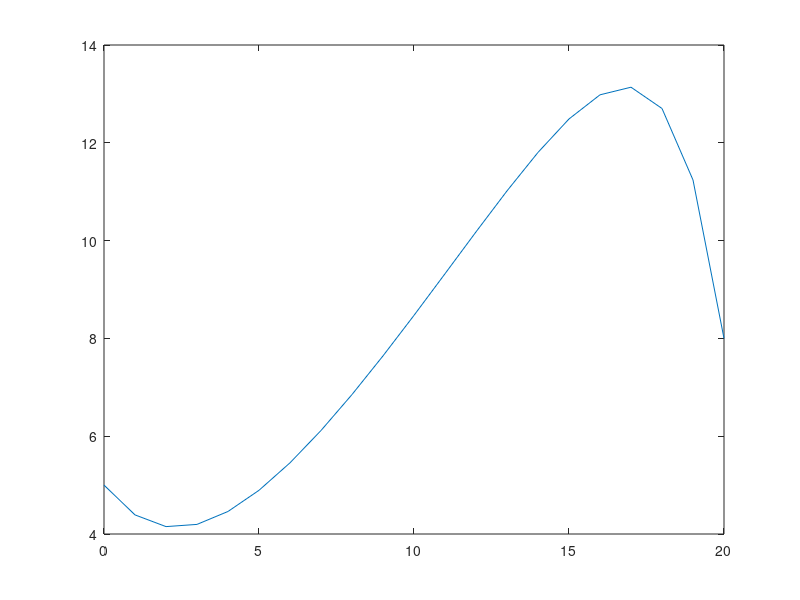

MATLAB code to generate this figure:
function [x, y] = call_27_4()
    
    xSpan = [0 : 20];
    
    y0 = 5;
    z0 = 0;
    
    yFinal = 8;

    
    a0 = z0;
    [x, y] = ode45(@ODE_27_4, xSpan, [y0 a0]);
    fa0 = y(end, 1);
    
    del = 0.0001;
    
    while( abs(fa0) > yFinal)
        a1 = a0 + del;
        
        [x, y] = ode45(@ODE_27_4, xSpan, [y0 a1]);
        fa1 = y(end, 1);
        m = (fa1 - fa0) / (a1 - a0);
        
        a2 = a1 - ( (fa1 - yFinal) / m);
        [x, y] = ode45(@ODE_27_4, xSpan, [y0 a2]);
        fa2 = y(end, 1);
        
        a0 = a2;
        fa0 = fa2;
 
    end
    
    
    figure(1);
    plot( x, y(:,1) );
    


    function dydx = ODE_27_4(x, y)
        
        dydx(1) = y(2);
        dydx(2) = ( ( 2 * y(2) ) + y(1) - x ) / 7;
        
        dydx = dydx';
    end
end